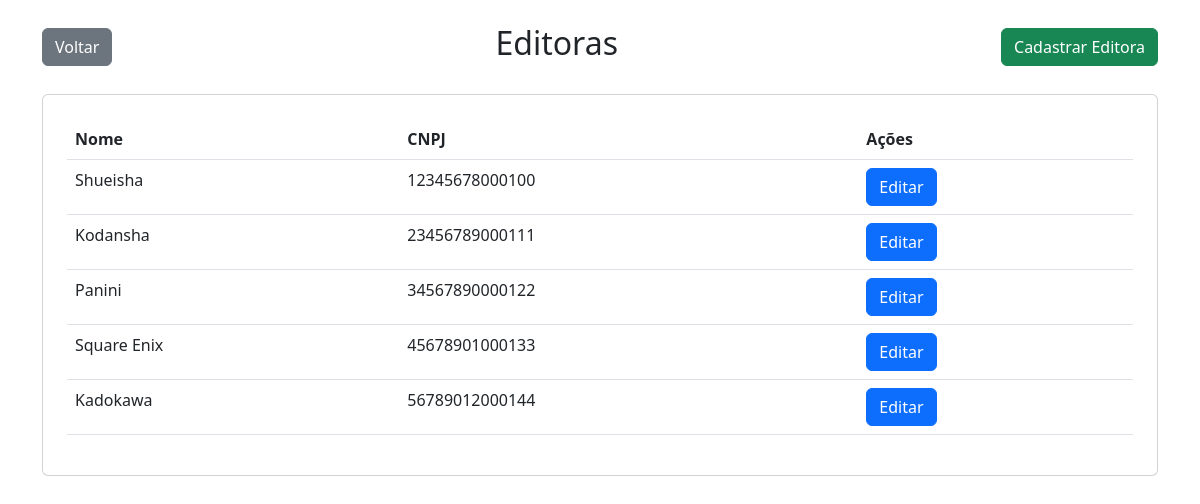
The app's page /VIEW/editora.php with its own data.
### tables this page shows
CREATE TABLE `editora` (
    `id` int(11) NOT NULL AUTO_INCREMENT ,
    `nome` varchar(50) NOT NULL ,
    `cnpj` varchar(14) NOT NULL ,
    `excluido` TINYINT(1) DEFAULT 0 ,
    PRIMARY KEY (`id`)
);

### DATA/EditoraDATA.php (called while the page is built, shortened)
<?php
    include_once '../DATA/Conexao.php';
    include_once '../MODEL/Editora.php';
    class EditoraDATA{
        public function Select(){
            $scriptSql = "SELECT * FROM editora WHERE excluido=0;";
            $conexao = Conexao::conectarComDB();
            $todosOsRegistros = $conexao->query($scriptSql);
            foreach($todosOsRegistros as $registroUnico){
                $editora = new \MODEL\Editora();
                $editora->setId($registroUnico['id']);
                $editora->setNome($registroUnico['nome']);
                $editora->setCnpj($registroUnico['cnpj']);
                $listaDeEditoras[] = $editora;
            }
            return isset($listaDeEditoras) ? $listaDeEditoras : NULL;
        }
    }
?>

### BUSINESS/EditoraService.php (called while the page is built, shortened)
<?php
    include_once '../DATA/EditoraDATA.php';
    class EditoraService{
        public function SelectAll(){
            $DataEditora = new \DATA\EditoraDATA;
            $listaDeEditoras = $DataEditora->Select();
            if(isset($listaDeEditoras)){
                return $listaDeEditoras;
            } else {
            }
        }
    }
?>

### DATA/Conexao.php (called while the page is built, shortened)
<?php
    class Conexao{
        private static $dbNome = 'db';
        private static $dbHost = '127.0.0.1';
        private static $dbUsuario = 'root';
        private static $dbSenha = '12345';
        private static $cont = null;
        public static function conectarComDB(){
            if(self::$cont == null){
                try{
                    self::$cont = new PDO("mysql:host=" . self::$dbHost . ";dbname=" . self::$dbNome,  self::$dbUsuario , self::$dbSenha);
                } catch (\PDOException $exception) {
                    die ($exception->getMessage());
                }
            }
            return self::$cont;
        }
        public static function desconectarComDB(){
            self::$cont = null;
            return self::$cont;
        }
}
?>

### MODEL/Editora.php (called while the page is built, shortened)
<?php
    class Editora{
        private ?int $id;
        private ?string $nome;
        private ?string $cnpj;
        public function getId(){
            return $this->id;
        }
        public function setId(int $id){
            $this->id = $id;
        }
        public function getNome(){
            return $this->nome;
        }
        public function setNome(string $nome){
            $this->nome = $nome;
        }
        public function getCnpj(){
            return $this->cnpj;
        }
        public function setCnpj(string $cnpj){
            $this->cnpj = $cnpj;
        }
    }

### VIEW/editora.php (the view, shortened to what this page needs)
<?php
    include_once "../BUSINESS/EditoraService.php";
    include_once "../MODEL/Editora.php";
    $editoraService = new \BUSINESS\EditoraService();
?>
<!DOCTYPE html>
<html lang="pt-BR">
<head>
    <link href="https://cdn.jsdelivr.net/npm/bootstrap@5.3.0-alpha1/dist/css/bootstrap.min.css" rel="stylesheet">
</head>
<body>
    <div class="container my-4">
        <div class="d-flex justify-content-between align-items-center mb-4">
            <button class="btn btn-secondary" onclick="window.location.replace('tela-principal.php')">Voltar</button>
            <h2>Editoras</h2>
            <button class="btn btn-success" onclick="document.location.href = 'http://localhost:8080/Gerenciador-de-manga/VIEW/cadastrar-editora.php'">Cadastrar Editora</button>
        </div>
        <div class="card p-4">
            <table class="table table-hover">
                <thead>
                    <tr>
                        <th scope="col">Nome</th>
                        <th scope="col">CNPJ</th>
                        <th scope="col">Ações</th>
                    </tr>
                </thead>
                <tbody>
                    <?php
                    foreach ($editoraService->SelectAll() as $editora) {
                        echo "
                        <tr>
                            <td>". htmlspecialchars($editora->getNome()) ."</td>
                            <td>". htmlspecialchars($editora->getCnpj()) ."</td>
                            <td>
                                <button class='btn btn-primary' onclick=\"document.location.href = 'http://localhost:8080/Gerenciador-de-manga/VIEW/editar-editora.php?id=". htmlspecialchars($editora->getId()) ."'\">Editar</button>
                            </td>
                        </tr>
                        ";
                    }
                    ?>
                </tbody>
            </table>
        </div>
    </div>
</body>
</html>

### records on screen
editora: nome "Shueisha", cnpj "12345678000100"
editora: nome "Kodansha", cnpj "23456789000111"
editora: nome "Panini", cnpj "34567890000122"
editora: nome "Square Enix", cnpj "45678901000133"
editora: nome "Kadokawa", cnpj "56789012000144"
